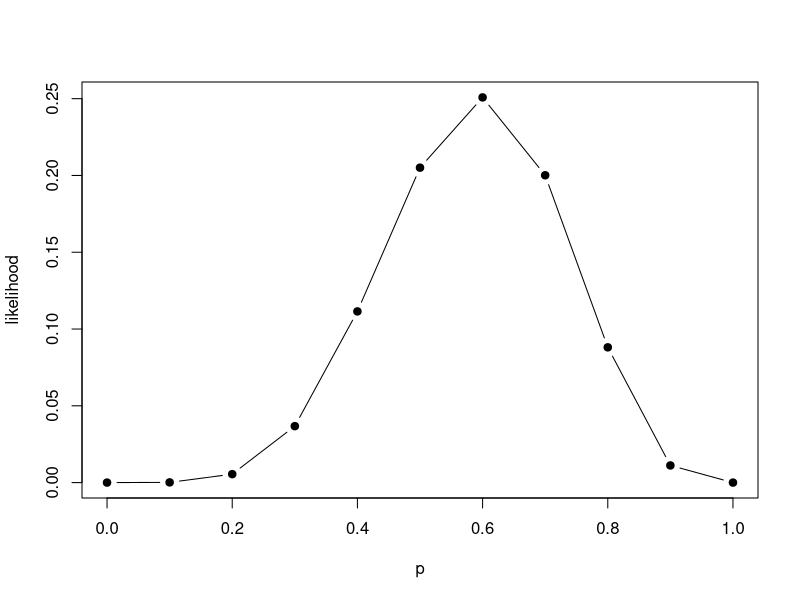
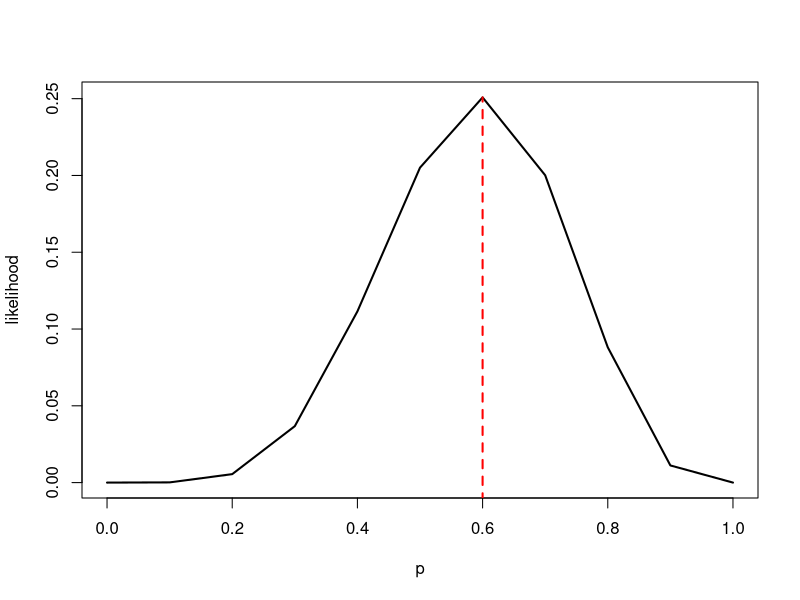
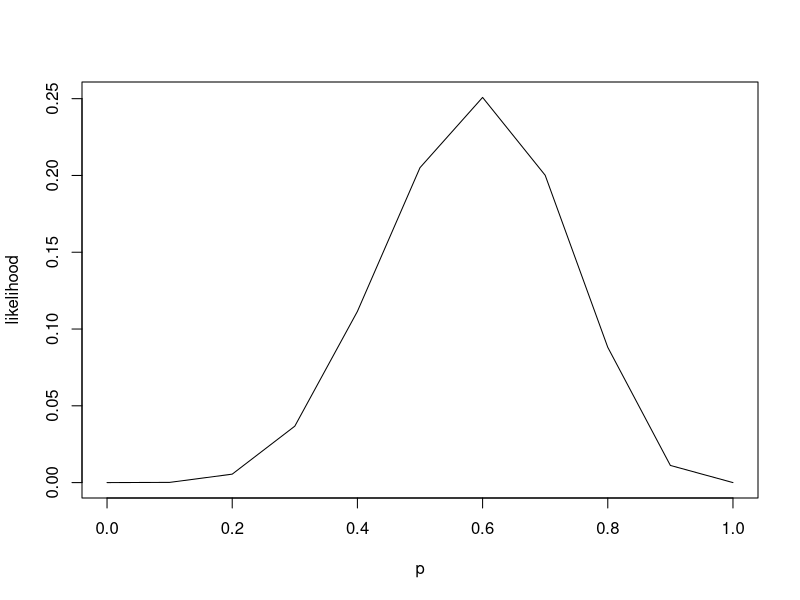
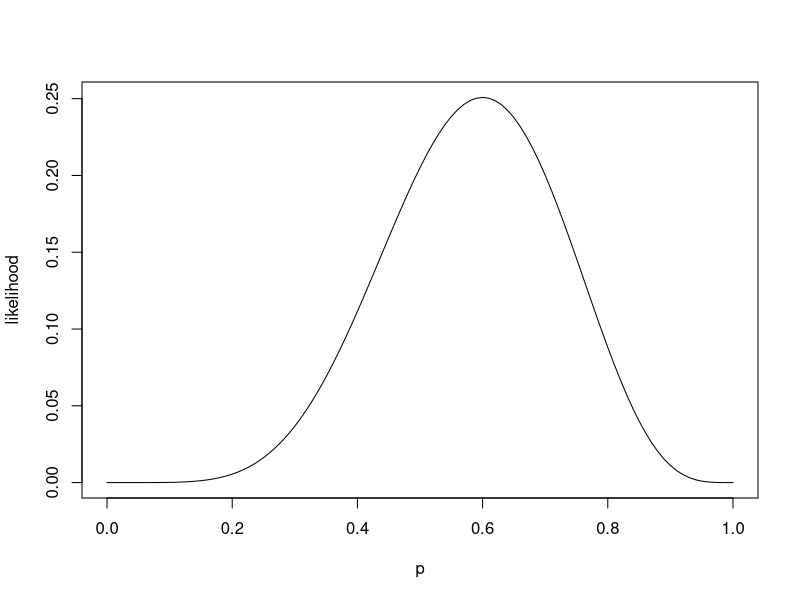
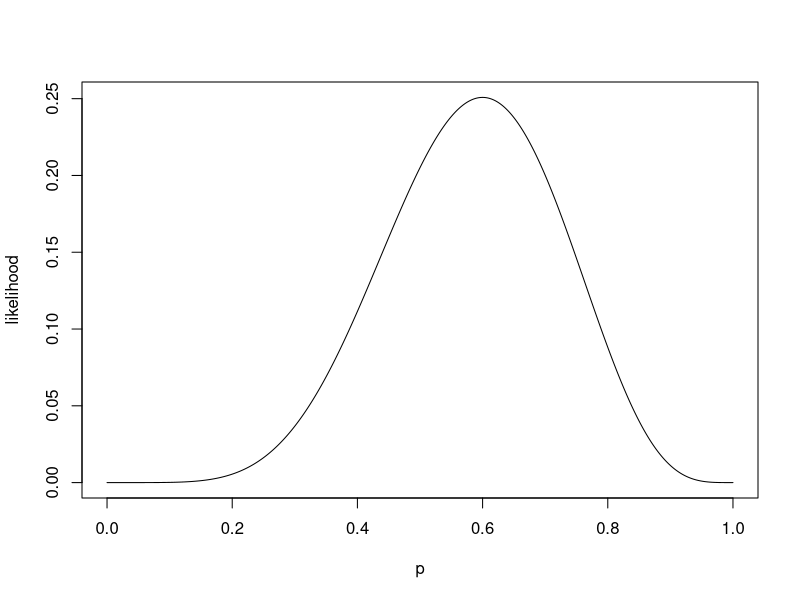

Recreate these plots in R, in order.
#---------------------------------------------------------------------------
# Calculate likelihoods (after observing a particular set of data)
# Have observed that a coin came up heads X times out of N coin tosses
# What does it say about the binomial parameter p (probability of heads)? 
# What is the likelihood of each value of p?
# How likely is any outcome given observed data
#----------------------------------------------------------------------------
library(tidyverse)

# Number coinflips
num_coinflips = 10

# Number of heads observed
num_heads = 6

# Possible values for p parameter (probability of heads)
p = seq(0,1,0.1)

# Vector to hold the likelihood
likelihood = rep(NA,length(p))

# Calculate the likelihood
for (ii in 1:length(p))
{
  likelihood[ii] = dbinom(num_heads, num_coinflips,p[ii])
  print(paste("Parameter value:", p[ii], "likelihood = ", likelihood[ii], sep = " "))
}

# Likelihood tells you how likely ("relative probability") each value of a 
# parameter is, given a statistical distribution and data (observations) - e.g. 
# the probability that the binomial parameter is p, 
# assuming that data come from a binomial distribution.
# It does not sum to one
print(paste("Summed likelihood is: ", sum(likelihood)))

# Vectorized version
likelihood = dbinom(num_heads,num_coinflips,p)

# Plot the likelihood
plot(p,likelihood, type = "b", pch = 19)

# Plot the maximum likelihood
plot(p,likelihood, type = "l", lwd = 2)
max_likelihood = which(likelihood == max(likelihood))
lines(c(p[max_likelihood], p[max_likelihood]), c(-1, max(likelihood)), lty = 2, lwd = 2, col = "red")

# Now try it with many more values of p
p = seq(0,1,0.1)
likelihood = dbinom(num_heads,num_coinflips,p)
plot(p,likelihood, type = "l")
p = seq(0,1,0.01)
likelihood = dbinom(num_heads, num_coinflips, p)
plot(p,likelihood, type = "l")
p = seq(0,1,0.001)
likelihood = dbinom(num_heads, num_coinflips, p)
plot(p,likelihood, type = "l")

# Note that this likelihood is different because it has been calculated 
# at a finer interval. Again, does not sum to one
print(paste("Summed likelihood is: ", sum(likelihood)))

